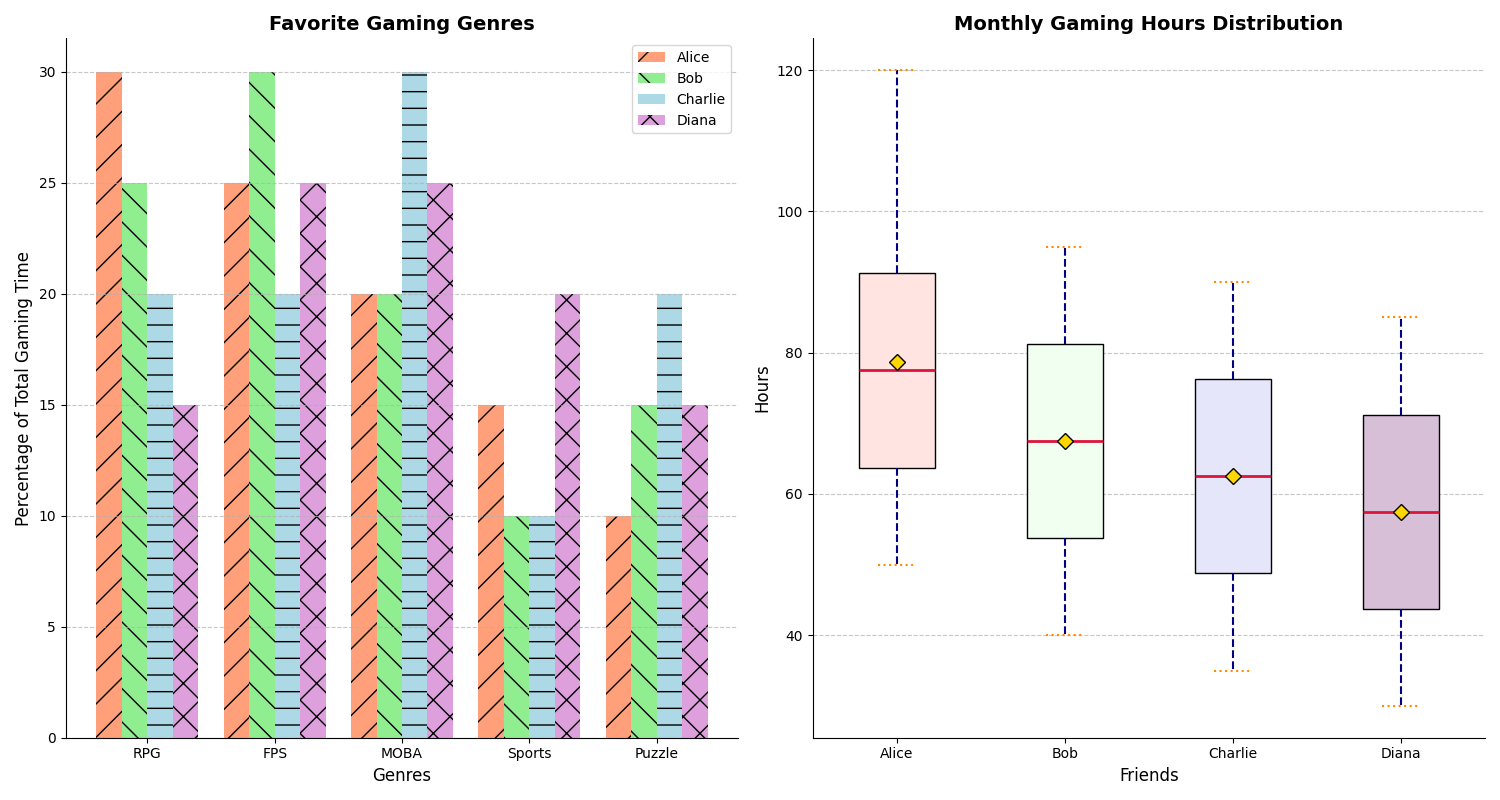

The script that drew this image:
import matplotlib.pyplot as plt
import numpy as np
from matplotlib.patches import Patch

friends = ['Alice', 'Bob', 'Charlie', 'Diana']
alice_hours = [50, 60, 55, 70, 65, 80, 75, 90, 85, 100, 95, 120]
bob_hours = [40, 45, 50, 55, 60, 65, 70, 75, 80, 85, 90, 95]
charlie_hours = [35, 40, 45, 50, 55, 60, 65, 70, 75, 80, 85, 90]
diana_hours = [30, 35, 40, 45, 50, 55, 60, 65, 70, 75, 80, 85]

genres = ['RPG', 'FPS', 'MOBA', 'Sports', 'Puzzle']
alice_genres = [30, 25, 20, 15, 10]
bob_genres = [25, 30, 20, 10, 15]
charlie_genres = [20, 20, 30, 10, 20]
diana_genres = [15, 25, 25, 20, 15]

fig, (ax1, ax2) = plt.subplots(1, 2, figsize=(15, 8))

# Multiple colors for different groups
colors = ['lightsalmon', 'lightgreen', 'lightblue', 'plum']

# Create grouped bar chart
X = np.arange(len(genres))
bar_width = 0.2

ax1.bar(X, alice_genres, width=bar_width, label='Alice', color=colors[0], hatch='/')
ax1.bar(X + bar_width, bob_genres, width=bar_width, label='Bob', color=colors[1], hatch='\\')
ax1.bar(X + 2 * bar_width, charlie_genres, width=bar_width, label='Charlie', color=colors[2], hatch='-')
ax1.bar(X + 3 * bar_width, diana_genres, width=bar_width, label='Diana', color=colors[3], hatch='x')

ax1.set_title("Favorite Gaming Genres", fontsize=14, fontweight='bold')
ax1.set_xlabel("Genres", fontsize=12)
ax1.set_ylabel("Percentage of Total Gaming Time", fontsize=12)
ax1.set_xticks(X + 1.5 * bar_width)
ax1.set_xticklabels(genres)
ax1.legend(loc='upper right', fontsize=10)

# Create box plot
data = [alice_hours, bob_hours, charlie_hours, diana_hours]
box = ax2.boxplot(data, vert=True, patch_artist=True, labels=friends, showmeans=True)

# Different colors for each box
colors_box = ['mistyrose', 'honeydew', 'lavender', 'thistle']
for i, patch in enumerate(box['boxes']):
    patch.set_facecolor(colors_box[i])

ax2.set_title("Monthly Gaming Hours Distribution", fontsize=14, fontweight='bold')
ax2.set_xlabel("Friends", fontsize=12)
ax2.set_ylabel("Hours", fontsize=12)

# Customizing whiskers, caps, medians, and means; altering styles
plt.setp(box['whiskers'], color='navy', linestyle='dashed', linewidth=1.5)
plt.setp(box['caps'], color='darkorange', linestyle=':', linewidth=1.5)
plt.setp(box['medians'], color='crimson', linestyle='-', linewidth=2)
plt.setp(box['means'], marker='D', markerfacecolor='gold', markeredgecolor='black', markersize=8)

# Adding grid and removing border lines for aesthetic purpose
ax1.grid(axis='y', linestyle='--', alpha=0.7)
ax2.grid(axis='y', linestyle='--', alpha=0.7)
ax1.spines['top'].set_visible(False)
ax1.spines['right'].set_visible(False)
ax2.spines['top'].set_visible(False)
ax2.spines['right'].set_visible(False)

plt.tight_layout()
plt.show()
